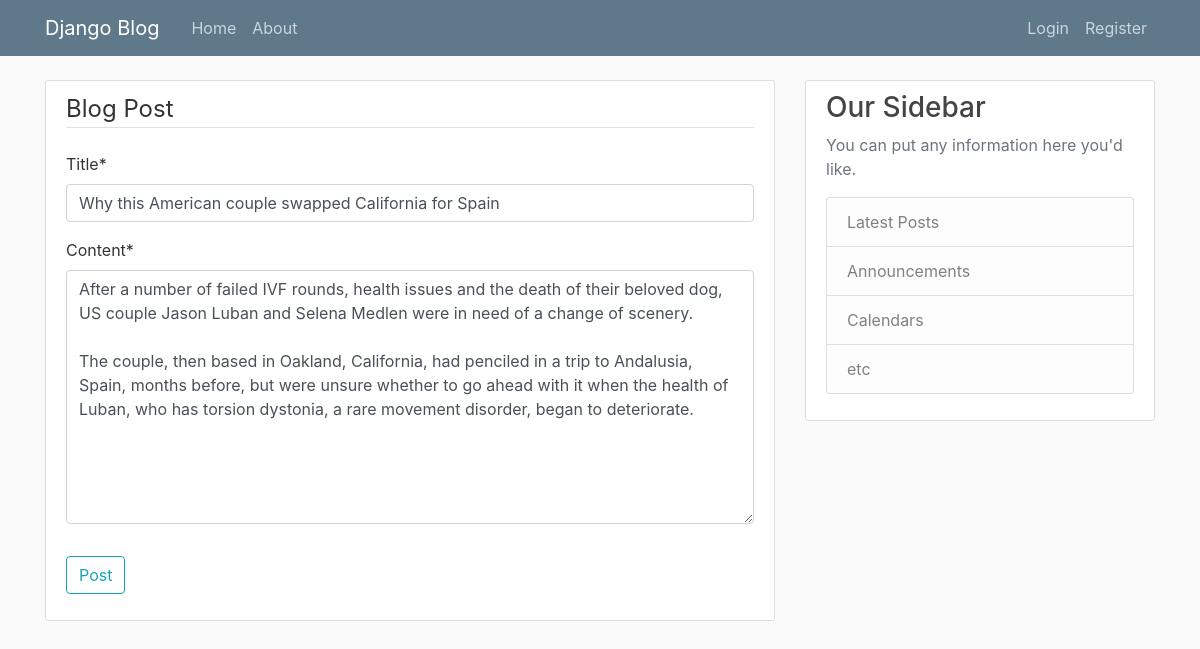
The page /post/1/update on the database its author committed.
### blog/models.py (models this page shows, shortened)
class Post(models.Model):
    title = models.CharField(max_length=150)
    content = models.TextField()
    date_posted = models.DateTimeField(default=timezone.now)
    author = models.ForeignKey(User, on_delete=models.CASCADE)

### blog/views.py (the view, shortened to what this page needs)
# urls.py: path('post/<int:pk>/update', PostUpdateView.as_view(), name="post-update"),
class PostUpdateView(UpdateView):
    model = Post
    fields = ['title', 'content']

### blog/templates/blog/post_form.html (shortened to what this page needs)
{% extends "blog/base.html" %}
{% load crispy_forms_tags %}
{% block content %}
<div class="content-section">
    <form method="POST">
        <fieldset class="form-group">
            <legend class="border-bottom mb-4">Blog Post</legend>
            {{ form|crispy }}
        </fieldset>
        <div class="form-group">
            <button class="btn btn-outline-info" type="submit">Post</button>
        </div>
    </form>
</div>
{% endblock %}

### blog/static/blog/main.css (style rules this page uses)
body { background: #fafafa; color: #333333; margin-top: 5rem; }
.content-section { background: #ffffff; padding: 10px 20px; border: 1px solid #dddddd; border-radius: 3px; margin-bottom: 20px; }

### rows shown on the page
Post: title "Why this American couple swapped California for Spain", content "After a number of failed IVF rounds, health issues and the death of their beloved dog, US couple Jason Luban and Selena Medlen were in need of a change of scenery. The couple, then based in Oakland, California, had penciled in a trip to Andalusia, Spain, months before, but were unsure whether to go ahead with it when the health of Luban, who has torsion dystonia, a rare movement disorder, began to deteriorate."
